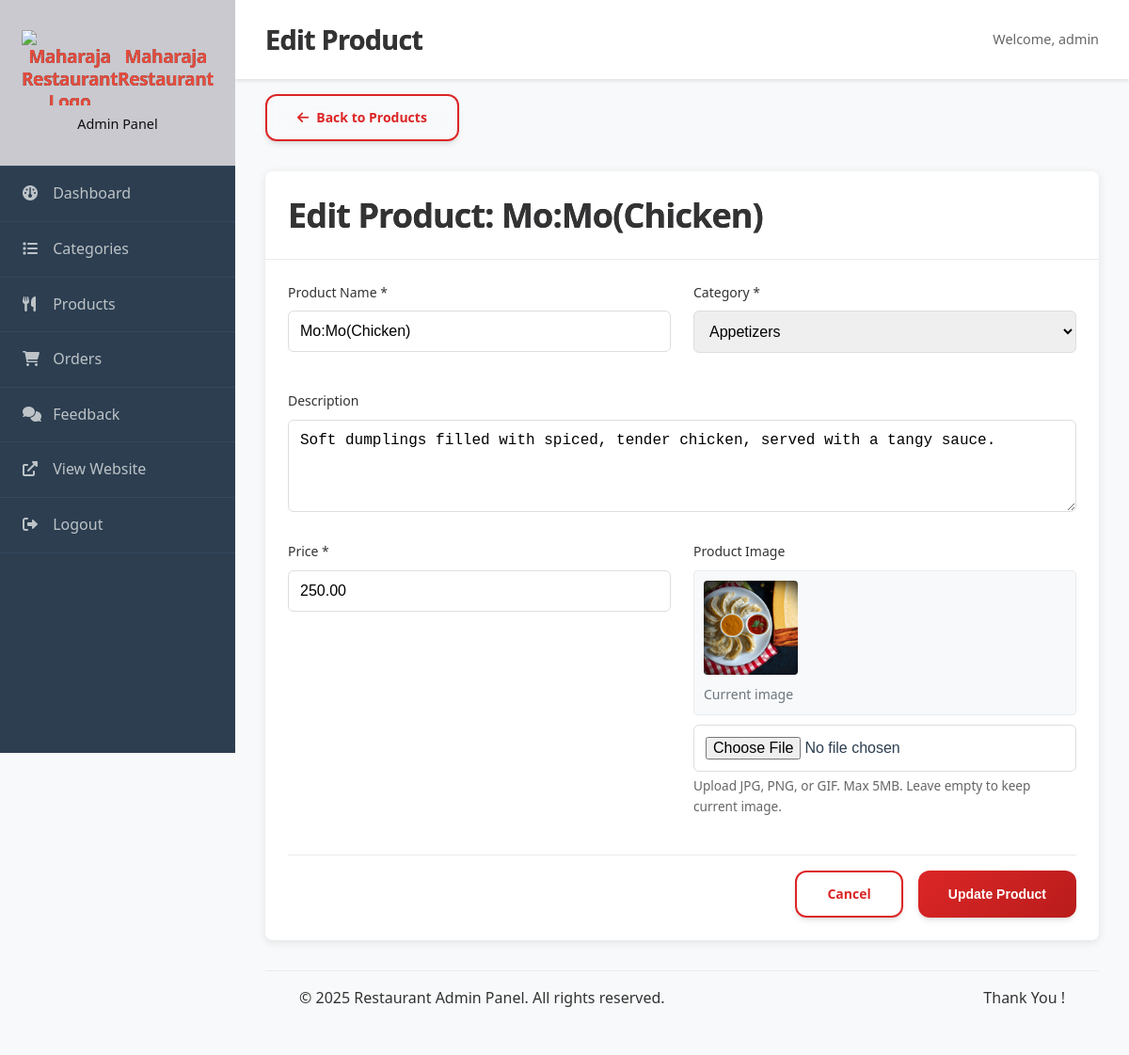
Page /admin/edit-product.php?id=1 (signed in) on the committed database.
### tables this page shows
CREATE TABLE `products` (
  `id` int(11) NOT NULL,
  `category_id` int(11) NOT NULL,
  `name` varchar(20) NOT NULL,
  `description` text DEFAULT NULL,
  `price` decimal(10,2) NOT NULL,
  `image` varchar(255) DEFAULT NULL,
  `is_active` tinyint(1) NOT NULL DEFAULT 1,
  `created_at` timestamp NOT NULL DEFAULT current_timestamp(),
  `updated_at` timestamp NOT NULL DEFAULT current_timestamp() ON UPDATE current_timestamp()
);

CREATE TABLE `categories` (
  `id` int(11) NOT NULL,
  `name` varchar(255) NOT NULL,
  `description` text DEFAULT NULL,
  `created_at` timestamp NOT NULL DEFAULT current_timestamp(),
  `updated_at` timestamp NOT NULL DEFAULT current_timestamp() ON UPDATE current_timestamp()
);

### includes/functions.php (called while the page is built, shortened)
<?php
function h(?string $string): string {
    return $string !== null ? htmlspecialchars($string, ENT_QUOTES, 'UTF-8') : '';
}
function getCategories(PDO $pdo): array {
    try {
        $stmt = $pdo->query("SELECT * FROM categories ORDER BY name ASC");
        return $stmt->fetchAll();
    } catch (PDOException $e) {
        error_log("Error fetching categories: " . $e->getMessage());
        return [];
    }
}

### admin/edit-product.php (the view, shortened to what this page needs)
<?php
require_once 'includes/header.php';
$productId = isset($_GET['id']) ? (int)$_GET['id'] : 0;
$stmt = $pdo->prepare("
    SELECT p.*, c.name as category_name
    FROM products p
    JOIN categories c ON p.category_id = c.id
    WHERE p.id = ?
");
$stmt->execute([$productId]);
$product = $stmt->fetch();
$categories = getCategories($pdo);
?>
<div class="page-actions">
    <a href="products.php" class="btn btn-outline">
        <i class="fas fa-arrow-left"></i> Back to Products
    </a>
</div>
<div class="admin-card">
    <h3>Edit Product: <?php echo h($product['name']); ?></h3>
    <form method="POST" enctype="multipart/form-data" class="admin-form">
        <div class="form-row">
            <div class="form-group">
                <label for="name">Product Name *</label>
                <input type="text" id="name" name="name" required maxlength="255"
                       value="<?php echo h($_POST['name'] ?? $product['name']); ?>">
            </div>
            <div class="form-group">
                <label for="category_id">Category *</label>
                <select id="category_id" name="category_id" required>
                    <?php foreach ($categories as $category): ?>
                        <option value="<?php echo $category['id']; ?>"
                            <?php echo ($category['id'] == ($_POST['category_id'] ?? $product['category_id'])) ? 'selected' : ''; ?>>
                            <?php echo h($category['name']); ?>
                        </option>
                    <?php endforeach; ?>
                </select>
            </div>
        </div>
        <div class="form-group">
            <label for="description">Description</label>
            <textarea id="description" name="description" rows="4"><?php echo h($_POST['description'] ?? $product['description']); ?></textarea>
        </div>
        <div class="form-row">
            <div class="form-group">
                <label for="price">Price *</label>
                <input type="number" id="price" name="price" required step="0.01" min="0"
                       value="<?php echo h($_POST['price'] ?? $product['price']); ?>">
            </div>
            <div class="form-group">
                <label for="image">Product Image</label>
                <?php if ($product['image']): ?>
                    <div class="current-image-preview">
                        <img src="../uploads/<?php echo h($product['image']); ?>"
                             alt="Current product image"
                             style="max-width: 100px; height: auto; display: block; margin-bottom: 10px;">
                        <small>Current image</small>
                    </div>
                <?php endif; ?>
                <input type="file" id="image" name="image" accept="image/*">
                <small>Upload JPG, PNG, or GIF. Max 5MB. Leave empty to keep current image.</small>
            </div>
        </div>
        <div class="form-actions">
            <a href="products.php" class="btn btn-outline">Cancel</a>
            <button type="submit" name="edit_product" class="btn btn-primary">Update Product</button>
        </div>
    </form>
</div>
<?php require_once 'includes/footer.php'; ?>

### css/styles.css (style rules this page uses)
:root { --primary-100: #fee2e2; --primary-200: #fecaca; --primary-400: #f87171; --primary-500: #ef4444; --primary-600: #dc2626; --primary-700: #b91c1c; --gray-50: #f9fafb; --gray-100: #f3f4f6; --gray-200: #e5e7eb; --gray-300: #d1d5db; --gray-400: #9ca3af; --gray-500: #6b7280; --gray-600: #4b5563; --gray-700: #374151; --gray-800: #1f2937; --gray-900: #111827; --bg-primary: #ffffff; --bg-secondary: #f8fafc; --bg-tertiary: #f1f5f9; --bg-glass: rgba(255, 255, 255, 0.08); --bg-glass-dark: rgba(15, 23, 42, 0.08); --font-primary: -apple-system, BlinkMacSystemFont, 'Segoe UI', Roboto, 'Helvetica Neue', Arial, sans-serif; --space-xs: 0.25rem; --space-sm: 0.5rem; --space-md: 1rem; --space-lg: 1.5rem; --space-xl: 2rem; --space-2xl: 3rem; --space-3xl: 4rem; --space-4xl: 6rem; --radius-sm: 0.375rem; --radius-md: 0.5rem; --radius-lg: 0.75rem; --radius-xl: 1rem; --radius-2xl: 1.5rem; --radius-full: 9999px; --shadow-sm: 0 1px 2px 0 rgb(0 0 0 / 0.05); --shadow-md: 0 4px 6px -1px rgb(0 0 0 / 0.1), 0 2px 4px -2px rgb(0 0 0 / 0.1); --shadow-lg: 0 10px 15px -3px rgb(0 0 0 / 0.1), 0 4px 6px -4px rgb(0 0 0 / 0.1); --shadow-xl: 0 20px 25px -5px rgb(0 0 0 / 0.1), 0 8px 10px -6px rgb(0 0 0 / 0.1); --shadow-2xl: 0 25px 50px -12px rgb(0 0 0 / 0.25); --duration-fast: 150ms; --duration-normal: 300ms; --duration-slow: 500ms; --ease-out: cubic-bezier(0.16, 1, 0.3, 1); --ease-in: cubic-bezier(0.4, 0, 1, 1); --primary-color: #2c3e50; --secondary-color: #e74c3c; --accent-color: #f39c12; --success: #27ae60; --warning: #f39c12; --error: #e74c3c; --info: #3498db; --dark-color: #2c3e50; --light-color: #ecf0f1; --white: #ffffff; --gray-light: #f8f9fa; --gray: #95a5a6; --gray-dark: #7f8c8d; --border-radius: 8px; --box-shadow: 0 2px 10px rgba(0, 0, 0, 0.1); --box-shadow-hover: 0 5px 20px rgba(0, 0, 0, 0.15); --transition: all 0.3s ease; --font-family: 'Segoe UI', Tahoma, Geneva, Verdana, sans-serif; }
* { margin: 0; padding: 0; box-sizing: border-box; }
body { font-family: var(--font-family); line-height: 1.6; color: var(--dark-color); background-color: var(--gray-light); min-height: 100vh; }
a { text-decoration: none; color: inherit; }
img { max-width: 100%; height: auto; display: block; }
h1, h2, h3, h4, h5, h6 { font-weight: 700; letter-spacing: -0.025em; line-height: 1.25; margin-bottom: var(--space-lg); background: linear-gradient(135deg, var(--gray-900) 0%, var(--gray-700) 100%); -webkit-background-clip: text; background-clip: text; }
h3 { font-size: clamp(1.5rem, 3vw, 2.25rem); }
.btn { display: inline-flex; align-items: center; justify-content: center; gap: var(--space-sm); padding: var(--space-md) var(--space-xl); font-weight: 600; font-size: 0.875rem; line-height: 1; text-decoration: none; border: none; border-radius: var(--radius-lg); cursor: pointer; transition: all var(--duration-normal) var(--ease-out); position: relative; overflow: hidden; white-space: nowrap; user-select: none; text-align: center; background: var(--primary-600); color: white; box-shadow: var(--shadow-md); backdrop-filter: blur(8px); }
.btn::before { content: ''; position: absolute; top: 0; left: 0; right: 0; bottom: 0; background: linear-gradient(135deg, rgba(255,255,255,0.2) 0%, transparent 50%); opacity: 0; transition: opacity var(--duration-normal) var(--ease-out); }
.btn-primary { background: linear-gradient(135deg, var(--primary-600) 0%, var(--primary-700) 100%); }
.btn-outline { background: transparent; color: var(--primary-600); border: 2px solid var(--primary-600); backdrop-filter: blur(8px); }
.form-group { margin-bottom: var(--space-xl); position: relative; }
.form-group label { display: block; margin-bottom: var(--space-sm); font-weight: 600; color: var(--gray-700); font-size: 0.875rem; }
.form-row { display: grid; grid-template-columns: 1fr 1fr; gap: var(--space-lg); }

### admin/edit-product.php (style rules this page uses)
.form-row { display: grid; grid-template-columns: 1fr 1fr; gap: 1rem; margin-bottom: 1rem; }
.current-image-preview { margin-bottom: 10px; padding: 10px; background: #f8f9fa; border-radius: 4px; border: 1px solid #e9ecef; }
.current-image-preview img { border-radius: 4px; }
.current-image-preview small { color: #6c757d; font-size: 0.875rem; }

### rows in the picture
products: name "Mo:Mo(Chicken)", category_id "Appetizers", description "Soft dumplings filled with spiced, tender chicken, served with a tangy sauce.", price "250.00", image (picture)

### other values in the picture
$pageTitle "Edit Product"
$_SESSION['admin_username'] "admin"
